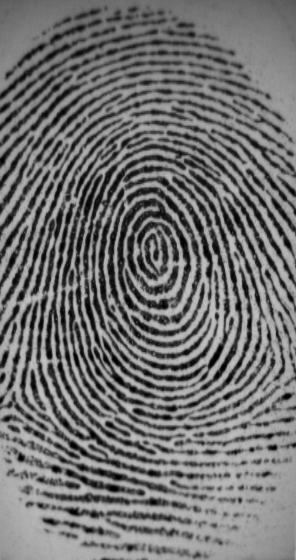
%> input picture A Fingerprint and Finger-vein Based Cancelable Multi-biometric System/Fingerprint_Minutiae_Extraction/input_1.tif, 296 x 560 px
$ octave --eval "result = createiristemplate('../A Fingerprint and Finger-vein Based Cancelable Multi-biometric System/Fingerprint_Minutiae_Extraction/input_1.tif');"   (GNU Octave 9; MATLAB toolbox functions it lacks are replaced by stand-ins)
%> lines starting %> are read from the running program, lines starting %| are printed output that depends on the picture
%> in createiristemplate, eyeimage is the input picture: size 560x296 uint8; min 0, max 197, mean 113.7
### Iris based Unibiometric system/Segmentation/canny.m
% CANNY - Canny edge detection
%
% Function to perform Canny edge detection. Code uses modifications as
% suggested by Fleck (IEEE PAMI No. 3, Vol. 14. March 1992. pp 337-345)
%
% Usage: [gradient or] = canny(im, sigma)
%
% Arguments:   im       - image to be procesed
%              sigma    - standard deviation of Gaussian smoothing filter
%                      (typically 1)
%		       scaling  - factor to reduce input image by
%		       vert     - weighting for vertical gradients
%		       horz     - weighting for horizontal gradients
%
% Returns:     gradient - edge strength image (gradient amplitude)
%              or       - orientation image (in degrees 0-180, positive
%                         anti-clockwise)
%
% See also:  NONMAXSUP, HYSTHRESH

% Author:
% Peter Kovesi
% Department of Computer Science & Software Engineering
% The University of Western Australia
% pk@cs.uwa.edu.au  www.cs.uwa.edu.au/~pk
%
% April 1999    Original version
% January 2003  Error in calculation of d2 corrected
% March 2003	Modified to accept scaling factor and vertical/horizontal
%		        gradient bias (Libor Masek)

function [gradient, or] = canny(im, sigma, scaling, vert, horz)
%> called with sigma = 2, scaling = 0.4, vert = 1, horz = 0

xscaling = vert;
yscaling = horz;

hsize = [6*sigma+1, 6*sigma+1];   % The filter size.

gaussian = fspecial('gaussian',hsize,sigma);
im = filter2(gaussian,im);        % Smoothed image.

im = imresize(im, scaling);
%> im: size 224x119 double

[rows, cols] = size(im);
%> rows = 224; cols = 119

h =  [  im(:,2:cols)  zeros(rows,1) ] - [  zeros(rows,1)  im(:,1:cols-1)  ];
v =  [  im(2:rows,:); zeros(1,cols) ] - [  zeros(1,cols); im(1:rows-1,:)  ];
d1 = [  im(2:rows,2:cols) zeros(rows-1,1); zeros(1,cols) ] - ...
                               [ zeros(1,cols); zeros(rows-1,1) im(1:rows-1,1:cols-1)  ];
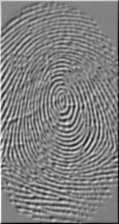
%> d1: size 224x119 double; min -167, max 164.2, mean 0.2; drawn with min black and max white
d2 = [  zeros(1,cols); im(1:rows-1,2:cols) zeros(rows-1,1);  ] - ...
                               [ zeros(rows-1,1) im(2:rows,1:cols-1); zeros(1,cols)   ];
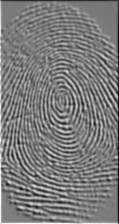
%> d2: size 224x119 double; min -158, max 167, mean -0.1; drawn with min black and max white

X = ( h + (d1 + d2)/2.0 ) * xscaling;
Y = ( v + (d1 - d2)/2.0 ) * yscaling;
%> Y: size 224x119 double; every value is 0

gradient = sqrt(X.*X + Y.*Y); % Gradient amplitude.
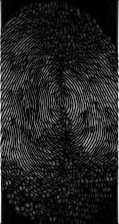
%> gradient: size 224x119 double; min 0.000549, max 325.5, mean 43.9; drawn with min black and max white

or = atan2(-Y, X);            % Angles -pi to + pi.
neg = or<0;                   % Map angles to 0-pi.
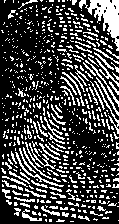
%> neg: size 224x119 logical; 26.7% white in thin lines or dots
or = or.*~neg + (or+pi).*neg;
%> or: size 224x119 double; values 0 (black) and 3.14 (white), 23.5% white in thin lines or dots
or = or*180/pi;               % Convert to degrees.
%> or: size 224x119 double; values 0 (black) and 180 (white), 23.5% white in thin lines or dots

### Iris based Unibiometric system/Segmentation/adjgamma.m
% ADJGAMMA - Adjusts image gamma.
%
% function g = adjgamma(im, g)
%
% Arguments:
%            im     - image to be processed.
%            g      - image gamma value.
%                     Values in the range 0-1 enhance contrast of bright
%                     regions, values > 1 enhance contrast in dark
%                     regions.

% Author: Peter Kovesi
% Department of Computer Science & Software Engineering
% The University of Western Australia
% pk@cs.uwa.edu.au     www.cs.uwa.edu.au/~pk
% July 2001

function newim = adjgamma(im, g)
%> called with g = 1.9

    if g <= 0
	error('Gamma value must be > 0');
    end

    if isa(im,'uint8');
	newim = double(im);
    else
	newim = im;
    end

    % rescale range 0-1
    newim = newim-min(min(newim));
    newim = newim./max(max(newim));

    newim =  newim.^(1/g);   % Apply gamma function
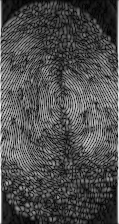
%> newim: size 224x119 double; min 0, max 1, mean 0.304

### Iris based Unibiometric system/Segmentation/nonmaxsup.m
% NONMAXSUP
%
% Usage:
%          im = nonmaxsup(inimage, orient, radius);
%
% Function for performing non-maxima suppression on an image using an
% orientation image.  It is assumed that the orientation image gives
% feature normal orientation angles in degrees (0-180).
%
% input:
%   inimage - image to be non-maxima suppressed.
%
%   orient  - image containing feature normal orientation angles in degrees
%             (0-180), angles positive anti-clockwise.
%
%   radius  - distance in pixel units to be looked at on each side of each
%             pixel when determining whether it is a local maxima or not.
%             (Suggested value about 1.2 - 1.5)
%
% Note: This function is slow (1 - 2 mins to process a 256x256 image).  It uses
% bilinear interpolation to estimate intensity values at ideal, real-valued pixel
% locations on each side of pixels to determine if they are local maxima.
%
% Peter Kovesi     pk@cs.uwa.edu.au
% Department of Computer Science
% The University of Western Australia
%
% December 1996

function im = nonmaxsup(inimage, orient, radius)
%> called with radius = 1.5

if size(inimage) ~= size(orient)
  error('image and orientation image are of different sizes');
end

if radius < 1
  error('radius must be >= 1');
end

[rows,cols] = size(inimage);
im = zeros(rows,cols);        % Preallocate memory for output image for speed
iradius = ceil(radius);

% Precalculate x and y offsets relative to centre pixel for each orientation angle

angle = [0:180].*pi/180;    % Array of angles in 1 degree increments (but in radians).
xoff = radius*cos(angle);   % x and y offset of points at specified radius and angle
yoff = radius*sin(angle);   % from each reference position.

hfrac = xoff - floor(xoff); % Fractional offset of xoff relative to integer location
vfrac = yoff - floor(yoff); % Fractional offset of yoff relative to integer location

orient = fix(orient)+1;     % Orientations start at 0 degrees but arrays start
%> orient: size 224x119 double; values 1 (black) and 181 (white), 23.5% white in thin lines or dots
                            % with index 1.

% Now run through the image interpolating grey values on each side
% of the centre pixel to be used for the non-maximal suppression.

for row = (iradius+1):(rows - iradius)
  for col = (iradius+1):(cols - iradius)

    or = orient(row,col);   % Index into precomputed arrays

    x = col + xoff(or);     % x, y location on one side of the point in question
    y = row - yoff(or);

    fx = floor(x);          % Get integer pixel locations that surround location x,y
    cx = ceil(x);
    fy = floor(y);
    cy = ceil(y);
    tl = inimage(fy,fx);    % Value at top left integer pixel location.
    tr = inimage(fy,cx);    % top right
    bl = inimage(cy,fx);    % bottom left
    br = inimage(cy,cx);    % bottom right

    upperavg = tl + hfrac(or) * (tr - tl);  % Now use bilinear interpolation to
    loweravg = bl + hfrac(or) * (br - bl);  % estimate value at x,y
    v1 = upperavg + vfrac(or) * (loweravg - upperavg);

  if inimage(row, col) > v1 % We need to check the value on the other side...

    x = col - xoff(or);     % x, y location on the `other side' of the point in question
    y = row + yoff(or);

    fx = floor(x);
    cx = ceil(x);
    fy = floor(y);
    cy = ceil(y);
    tl = inimage(fy,fx);    % Value at top left integer pixel location.
    tr = inimage(fy,cx);    % top right
    bl = inimage(cy,fx);    % bottom left
    br = inimage(cy,cx);    % bottom right
    upperavg = tl + hfrac(or) * (tr - tl);
    loweravg = bl + hfrac(or) * (br - bl);
    v2 = upperavg + vfrac(or) * (loweravg - upperavg);

    if inimage(row,col) > v2            % This is a local maximum.
      im(row, col) = inimage(row, col); % Record value in the output image.
    end

   end
  end
end
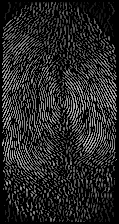
%> im: size 224x119 double; min 0, max 0.783, mean 0.153
%> after the loop, v2 = 0.635

### Iris based Unibiometric system/Segmentation/hysthresh.m
% HYSTHRESH - Hysteresis thresholding
%
% Usage: bw = hysthresh(im, T1, T2)
%
% Arguments:
%             im  - image to be thresholded (assumed to be non-negative)
%             T1  - upper threshold value
%             T2  - lower threshold value
%
% Returns:
%             bw  - the thresholded image (containing values 0 or 1)
%
% Function performs hysteresis thresholding of an image.
% All pixels with values above threshold T1 are marked as edges
% All pixels that are adjacent to points that have been marked as edges
% and with values above threshold T2 are also marked as edges. Eight
% connectivity is used.
%
% It is assumed that the input image is non-negative
%
% Peter Kovesi          December 1996  - Original version
%                       March    2001  - Speed improvements made (~4x)

%
% A stack (implemented as an array) is used to keep track of all the
% indices of pixels that need to be checked.
% Note: For speed the number of conditional tests have been minimised
% This results in the top and bottom edges of the image being considered to
% be connected.  This may cause some stray edges to be propagated further than
% they should be from the top or bottom.
%


function bw = hysthresh(im, T1, T2)
%> called with T1 = 0.2, T2 = 0.19

if (T2 > T1 | T2 < 0 | T1 < 0)  % Check thesholds are sensible
  error('T1 must be >= T2 and both must be >= 0 ');
end

[rows, cols] = size(im);    % Precompute some values for speed and convenience.
rc = rows*cols;
%> rc = 26656
rcmr = rc - rows;
%> rcmr = 26432
rp1 = rows+1;
%> rp1 = 225

bw = im(:);                 % Make image into a column vector
pix = find(bw > T1);        % Find indices of all pixels with value > T1
%> pix = 8990 values from 486 to 26144
npix = size(pix,1);         % Find the number of pixels with value > T1
%> npix = 8990

stack = zeros(rows*cols,1); % Create a stack array (that should never
                            % overflow!)

stack(1:npix) = pix;        % Put all the edge points on the stack
stp = npix;                 % set stack pointer
%> stp = 8990
for k = 1:npix
    bw(pix(k)) = -1;        % mark points as edges
end


% Precompute an array, O, of index offset values that correspond to the eight
% surrounding pixels of any point. Note that the image was transformed into
% a column vector, so if we reshape the image back to a square the indices
% surrounding a pixel with index, n, will be:
%              n-rows-1   n-1   n+rows-1
%
%               n-rows     n     n+rows
%
%              n-rows+1   n+1   n+rows+1

O = [-1, 1, -rows-1, -rows, -rows+1, rows-1, rows, rows+1];
%> O = [-1 1 -225 -224 -223 223 224 225]

while stp ~= 0            % While the stack is not empty
    v = stack(stp);         % Pop next index off the stack
    stp = stp - 1;

    if v > rp1 & v < rcmr   % Prevent us from generating illegal indices
			    % Now look at surrounding pixels to see if they
                            % should be pushed onto the stack to be
                            % processed as well.
       index = O+v;	    % Calculate indices of points around this pixel.
       for l = 1:8
	   ind = index(l);
	   if bw(ind) > T2   % if value > T2,
	       stp = stp+1;  % push index onto the stack.
	       stack(stp) = ind;
	       bw(ind) = -1; % mark this as an edge point
	   end
       end
    end
end
%> this loop made 9076 passes
%> (v, index) on passes 1 to 10: (26144, [26143 26145 25919 25920 25921 26367 26368 26369]), (26104, [26103 26105 25879 25880 25881 26327 26328 26329]), (26096, [26095 26097 25871 25872 25873 26319 26320 26321]), (26095, [26094 26096 25870 25871 25872 26318 26319 26320]), (26092, [26091 26093 25867 25868 25869 26315 26316 26317]), (26081, [26080 26082 25856 25857 25858 26304 26305 26306]), (26080, [26079 26081 25855 25856 25857 26303 26304 26305]), (26075, [26074 26076 25850 25851 25852 26298 26299 26300]), (26072, [26071 26073 25847 25848 25849 26295 26296 26297]), (26061, [26060 26062 25836 25837 25838 26284 26285 26286])
%> after the loop, ind = 711; index = [485 487 261 262 263 709 710 711]; stp = 0


bw = (bw == -1);            % Finally zero out anything that was not an edge
%> bw = 26656 logical values, 9076 true
bw = reshape(bw,rows,cols); % and reshape the image
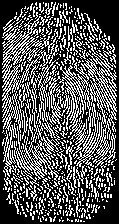
%> bw: size 224x119 logical; 34% white in thin lines or dots

### Iris based Unibiometric system/Segmentation/segmentiris.m
% segmentiris - peforms automatic segmentation of the iris region
% from an eye image. Also isolates noise areas such as occluding
% eyelids and eyelashes.
%
% Usage:
% [circleiris, circlepupil, imagewithnoise] = segmentiris(image)
%
% Arguments:
%	eyeimage		- the input eye image
%
% Output:
%	circleiris	    - centre coordinates and radius
%			          of the detected iris boundary
%	circlepupil	    - centre coordinates and radius
%			          of the detected pupil boundary
%	imagewithnoise	- original eye image, but with
%			          location of noise marked with
%			          NaN values
%
% Author:
% Libor Masek
% masekl01@csse.uwa.edu.au
% School of Computer Science & Software Engineering
% The University of Western Australia
% November 2003

function [circleiris, circlepupil, imagewithnoise] = segmentiris(eyeimage)

% define range of pupil & iris radii

%CASIA
lpupilradius = 28;
upupilradius = 75;
lirisradius = 80;
uirisradius = 150;

% [8 lines of commented-out code are left out]
scaling = 0.4;

reflecthres = 240;

% find the iris boundary
[row, col, r] = findcircle(eyeimage, lirisradius, uirisradius, scaling, 2, 0.20, 0.19, 1.00, 0.00);

circleiris = [row col r];

rowd = double(row);
cold = double(col);
rd = double(r);

irl = round(rowd-rd);
iru = round(rowd+rd);
icl = round(cold-rd);
icu = round(cold+rd);

imgsize = size(eyeimage);

if irl < 1
    irl = 1;
end

if icl < 1
    icl = 1;
end

if iru > imgsize(1)
    iru = imgsize(1);
end

if icu > imgsize(2)
    icu = imgsize(2);
end

% to find the inner pupil, use just the region within the previously
% detected iris boundary
imagepupil = eyeimage( irl:iru,icl:icu);

%find pupil boundary
[rowp, colp, r] = findcircle(imagepupil, lpupilradius, upupilradius ,0.6,2,0.25,0.25,1.00,1.00);

rowp = double(rowp);
colp = double(colp);
r = double(r);

row = double(irl) + rowp;
col = double(icl) + colp;

row = round(row);
col = round(col);

circlepupil = [row col r];

% set up array for recording noise regions
% noise pixels will have NaN values
imagewithnoise = double(eyeimage);

%find top eyelid
topeyelid = imagepupil(1:(rowp-r),:);
% disp(size(topeyelid));
if size(topeyelid,1)>0
    lines = findline(topeyelid);
else
    lines=[];
end
if size(lines,1) > 0
    [xl yl] = linecoords(lines, size(topeyelid));
    yl = double(yl) + irl-1;
    xl = double(xl) + icl-1;

    yla = max(yl);

    y2 = 1:yla;

    ind3 = sub2ind(size(eyeimage),yl,xl);
    imagewithnoise(ind3) = NaN;

    imagewithnoise(y2, xl) = NaN;
end

%find bottom eyelid
bottomeyelid = imagepupil((rowp+r):size(imagepupil,1),:);
if size(bottomeyelid,1)>0
    lines = findline(bottomeyelid);
else
    lines=[];
end
if size(lines,1) > 0

    [xl yl] = linecoords(lines, size(bottomeyelid));
    yl = double(yl)+ irl+rowp+r-2;
    xl = double(xl) + icl-1;

    yla = min(yl);

    y2 = yla:size(eyeimage,1);

    ind4 = sub2ind(size(eyeimage),yl,xl);
    imagewithnoise(ind4) = NaN;
    imagewithnoise(y2, xl) = NaN;

end

%For CASIA, eliminate eyelashes by thresholding
ref = eyeimage < 100;
coords = find(ref==1);
imagewithnoise(coords) = NaN;

### Iris based Unibiometric system/Segmentation/findcircle.m
% findcircle - returns the coordinates of a circle in an image using the Hough transform
% and Canny edge detection to create the edge map.
%
% Usage:
% [row, col, r] = findcircle(image,lradius,uradius,scaling, sigma, hithres, lowthres, vert, horz)
%
% Arguments:
%	image		    - the image in which to find circles
%	lradius		    - lower radius to search for
%	uradius		    - upper radius to search for
%	scaling		    - scaling factor for speeding up the
%			          Hough transform
%	sigma		    - amount of Gaussian smoothing to
%			          apply for creating edge map.
%	hithres		    - threshold for creating edge map
%	lowthres	    - threshold for connected edges
%	vert		    - vertical edge contribution (0-1)
%	horz		    - horizontal edge contribution (0-1)
%
% Output:
%	circleiris	    - centre coordinates and radius
%			          of the detected iris boundary
%	circlepupil	    - centre coordinates and radius
%			          of the detected pupil boundary
%	imagewithnoise	- original eye image, but with
%			          location of noise marked with
%			          NaN values
%
% Author:
% Libor Masek
% masekl01@csse.uwa.edu.au
% School of Computer Science & Software Engineering
% The University of Western Australia
% November 2003

function [row, col, r] = findcircle(image,lradius,uradius,scaling, sigma, hithres, lowthres, vert, horz)

lradsc = round(lradius*scaling);
uradsc = round(uradius*scaling);
rd = round(uradius*scaling - lradius*scaling);

% generate the edge image
[I2 or] = canny(image, sigma, scaling, vert, horz);
I3 = adjgamma(I2, 1.9);
I4 = nonmaxsup(I3, or, 1.5);
edgeimage = hysthresh(I4, hithres, lowthres);

% perform the circular Hough transform
%> the run ends on the next line
h = houghcircle(edgeimage, lradsc, uradsc);

maxtotal = 0;

% find the maximum in the Hough space, and hence
% the parameters of the circle
for i=1:rd

    layer = h(:,:,i);
    [maxlayer] = max(max(layer));


    if maxlayer > maxtotal

        maxtotal = maxlayer;


        r = int32((lradsc+i) / scaling);

        [row,col] = ( find(layer == maxlayer) );


        row = int32(row(1) / scaling); % returns only first max value
        col = int32(col(1) / scaling);

    end

end

### Iris based Unibiometric system/createiristemplate.m
% createiristemplate - generates a biometric template from an iris in
% an eye image.
%
% Usage:
% [template, mask] = createiristemplate(eyeimage_filename)
%
% Arguments:
%	eyeimage_filename   - the file name of the eye image
%
% Output:
%	template		    - the binary iris biometric template
%	mask			    - the binary iris noise mask
%
% Author:
% Libor Masek
% masekl01@csse.uwa.edu.au
% School of Computer Science & Software Engineering
% The University of Western Australia
% November 2003

function [template, mask] = createiristemplate(eyeimage_filename)

% path for writing diagnostic images
global DIAGPATH
DIAGPATH = 'diagnostics';

%normalisation parameters
radial_res = 20;
angular_res = 240;
% with these settings a 9600 bit iris template is
% created

%feature encoding parameters
nscales=1;
minWaveLength=18;
mult=1; % not applicable if using nscales = 1
sigmaOnf=0.5;

eyeimage = imread(eyeimage_filename);
if ndims(eyeimage) == 3; eyeimage= rgb2gray(eyeimage); end
% disp(size(eyeimage));
% savefile = [eyeimage_filename,'-houghpara.mat'];
% [stat,mess]=fileattrib(savefile);

% if stat == 1
%     % if this file has been processed before
%     % then load the circle parameters and
%     % noise information for that file.
%     load(savefile);
%
% else

    % if this file has not been processed before
    % then perform automatic segmentation and
    % save the results to a file

    [circleiris, circlepupil, imagewithnoise] = segmentiris(eyeimage);
%     save(savefile,'circleiris','circlepupil','imagewithnoise');

% end

% WRITE NOISE IMAGE
%

imagewithnoise2 = uint8(imagewithnoise);
imagewithcircles = uint8(eyeimage);

%get pixel coords for circle around iris
[x,y] = circlecoords([circleiris(2),circleiris(1)],circleiris(3),size(eyeimage));
ind2 = sub2ind(size(eyeimage),double(y),double(x));

%get pixel coords for circle around pupil
[xp,yp] = circlecoords([circlepupil(2),circlepupil(1)],circlepupil(3),size(eyeimage));
ind1 = sub2ind(size(eyeimage),double(yp),double(xp));


% Write noise regions
imagewithnoise2(ind2) = 255;
imagewithnoise2(ind1) = 255;
% Write circles overlayed
imagewithcircles(ind2) = 255;
imagewithcircles(ind1) = 255;

% [7 lines of commented-out code are left out]

[polar_array noise_array] = normaliseiris(imagewithnoise, circleiris(2),...
    circleiris(1), circleiris(3), circlepupil(2), circlepupil(1), circlepupil(3),eyeimage_filename, radial_res, angular_res);


% [8 lines of commented-out code are left out]
[template, mask] = encode(polar_array, noise_array, nscales, minWaveLength, mult, sigmaOnf);
